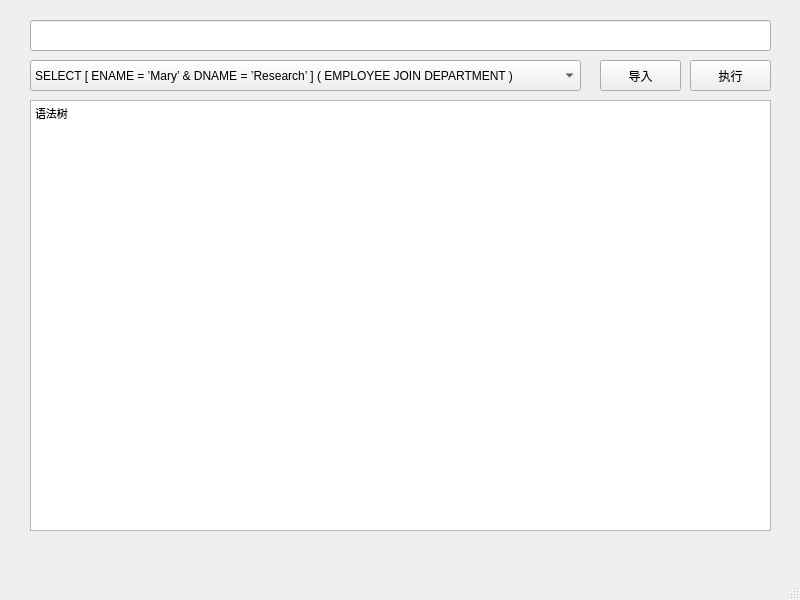
<?xml version="1.0" encoding="UTF-8"?>
<ui version="4.0">
 <class>before</class>
 <widget class="QMainWindow" name="before">
  <property name="geometry">
   <rect>
    <x>0</x>
    <y>0</y>
    <width>800</width>
    <height>600</height>
   </rect>
  </property>
  <property name="windowTitle">
   <string>MainWindow</string>
  </property>
  <widget class="QWidget" name="centralwidget">
   <widget class="QComboBox" name="selectsql">
    <property name="geometry">
     <rect>
      <x>30</x>
      <y>60</y>
      <width>551</width>
      <height>31</height>
     </rect>
    </property>
    <item>
     <property name="text">
      <string>SELECT [ ENAME = ’Mary’ &amp; DNAME = ’Research’ ] ( EMPLOYEE JOIN DEPARTMENT )</string>
     </property>
    </item>
    <item>
     <property name="text">
      <string>PROJECTION [ BDATE ] ( SELECT [ ENAME = ’John’ &amp; DNAME = ’ Research’ ] ( EMPLOYEE JOIN DEPARTMENT) )</string>
     </property>
    </item>
    <item>
     <property name="text">
      <string>SELECT [ ESSN = ’01’ ] ( PROJECTION [ ESSN, PNAME ] ( WORKS_ON JOIN PROJECT ) )</string>
     </property>
    </item>
   </widget>
   <widget class="QPushButton" name="go">
    <property name="geometry">
     <rect>
      <x>690</x>
      <y>60</y>
      <width>81</width>
      <height>31</height>
     </rect>
    </property>
    <property name="text">
     <string>执行</string>
    </property>
   </widget>
   <widget class="QTextEdit" name="textEdit">
    <property name="geometry">
     <rect>
      <x>30</x>
      <y>100</y>
      <width>741</width>
      <height>431</height>
     </rect>
    </property>
    <property name="html">
     <string>&lt;!DOCTYPE HTML PUBLIC &quot;-//W3C//DTD HTML 4.0//EN&quot; &quot;http://www.w3.org/TR/REC-html40/strict.dtd&quot;&gt;
&lt;html&gt;&lt;head&gt;&lt;meta name=&quot;qrichtext&quot; content=&quot;1&quot; /&gt;&lt;style type=&quot;text/css&quot;&gt;
p, li { white-space: pre-wrap; }
&lt;/style&gt;&lt;/head&gt;&lt;body style=&quot; font-family:'MS Shell Dlg 2'; font-size:8.25pt; font-weight:400; font-style:normal;&quot;&gt;
&lt;p style=&quot; margin-top:0px; margin-bottom:0px; margin-left:0px; margin-right:0px; -qt-block-indent:0; text-indent:0px;&quot;&gt;语法树&lt;/p&gt;&lt;/body&gt;&lt;/html&gt;</string>
    </property>
   </widget>
   <widget class="QPushButton" name="input">
    <property name="geometry">
     <rect>
      <x>600</x>
      <y>60</y>
      <width>81</width>
      <height>31</height>
     </rect>
    </property>
    <property name="text">
     <string>导入</string>
    </property>
   </widget>
   <widget class="QLineEdit" name="lineEdit">
    <property name="geometry">
     <rect>
      <x>30</x>
      <y>20</y>
      <width>741</width>
      <height>31</height>
     </rect>
    </property>
   </widget>
  </widget>
  <widget class="QMenuBar" name="menubar">
   <property name="geometry">
    <rect>
     <x>0</x>
     <y>0</y>
     <width>800</width>
     <height>21</height>
    </rect>
   </property>
  </widget>
  <widget class="QStatusBar" name="statusbar"/>
 </widget>
 <resources/>
 <connections/>
</ui>
